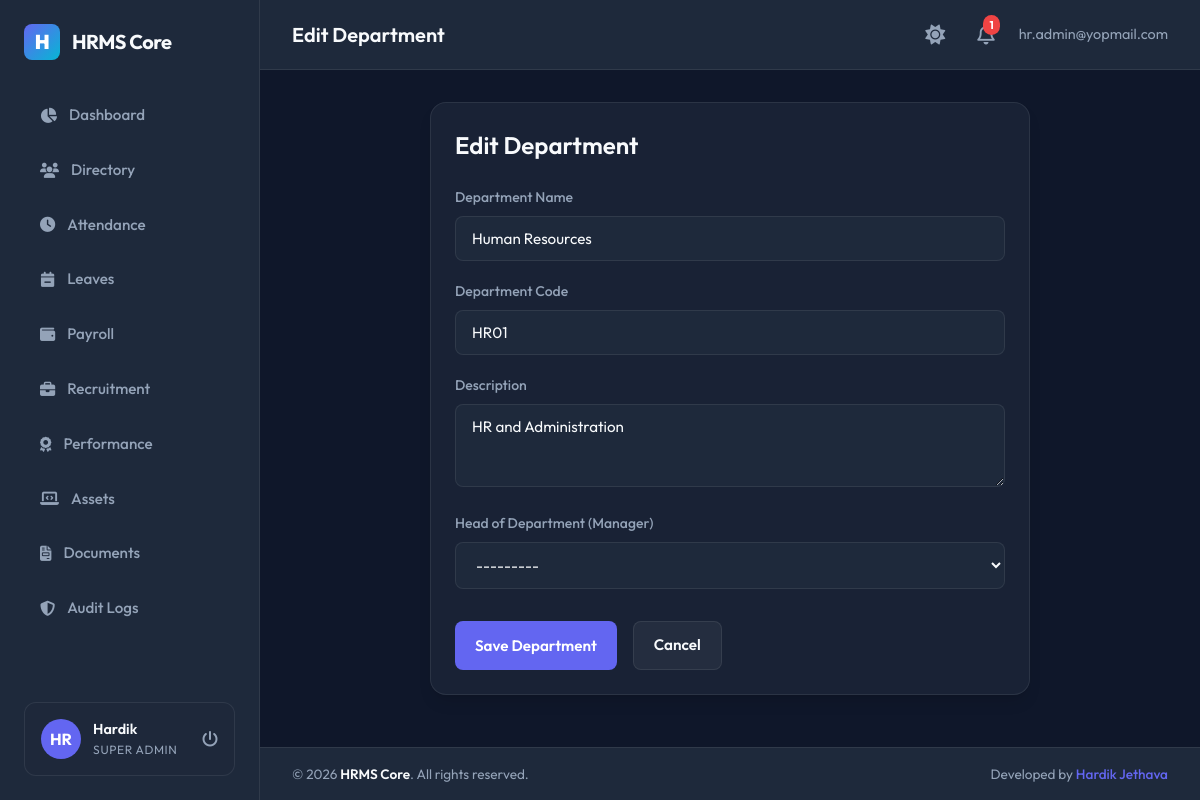
Page /departments/1/edit/ (signed in) on the committed database.
### apps/accounts/models.py (models this page shows, shortened)
class User(AbstractBaseUser, PermissionsMixin, TimeStampedModel):
    ROLE_CHOICES = (
        ('Super Admin', 'Super Admin'),
        ('HR Manager', 'HR Manager'),
        ('Department Manager', 'Department Manager'),
        ('Employee', 'Employee'),
    )
    email = models.EmailField(unique=True)
    employee_code = models.CharField(max_length=50, unique=True, null=True, blank=True)
    role = models.CharField(max_length=30, choices=ROLE_CHOICES, default='Employee')
    is_active = models.BooleanField(default=True)
    is_staff = models.BooleanField(default=False)
    objects = UserManager()
    USERNAME_FIELD = 'email'
    REQUIRED_FIELDS = []

### apps/employees/models.py (models this page shows)
class Employee(TimeStampedModel):
    GENDER_CHOICES = (
        ('Male', 'Male'),
        ('Female', 'Female'),
        ('Other', 'Other'),
    )
    EMPLOYMENT_TYPE_CHOICES = (
        ('Full Time', 'Full Time'),
        ('Part Time', 'Part Time'),
        ('Contract', 'Contract'),
        ('Intern', 'Intern'),
    )
    EMPLOYMENT_STATUS_CHOICES = (
        ('Active', 'Active'),
        ('Probation', 'Probation'),
        ('Notice Period', 'Notice Period'),
        ('Resigned', 'Resigned'),
        ('Terminated', 'Terminated'),
    )
    user = models.OneToOneField(
        settings.AUTH_USER_MODEL,
        on_delete=models.CASCADE,
        related_name='employee_profile'
    )
    employee_id = models.CharField(max_length=50, unique=True)
    first_name = models.CharField(max_length=50)
    last_name = models.CharField(max_length=50)
    personal_email = models.EmailField(unique=True)
    phone = models.CharField(max_length=20, blank=True)
    date_of_birth = models.DateField(null=True, blank=True)
    gender = models.CharField(max_length=10, choices=GENDER_CHOICES, blank=True)
    joining_date = models.DateField()
    employment_type = models.CharField(max_length=30, choices=EMPLOYMENT_TYPE_CHOICES, default='Full Time')
    employment_status = models.CharField(max_length=30, choices=EMPLOYMENT_STATUS_CHOICES, default='Active')
    designation = models.CharField(max_length=100)
    department = models.ForeignKey(
        'departments.Department',
        on_delete=models.SET_NULL,
        null=True,
        blank=True,
        related_name='employees'
    )
    manager = models.ForeignKey(
        'self',
        on_delete=models.SET_NULL,
        null=True,
        blank=True,
        related_name='subordinates'
    )
    address = models.TextField(blank=True)
    city = models.CharField(max_length=100, blank=True)
    state = models.CharField(max_length=100, blank=True)
    country = models.CharField(max_length=100, blank=True)
    postal_code = models.CharField(max_length=20, blank=True)
    profile_picture = models.ImageField(upload_to='profile_pics/', null=True, blank=True)
    def __str__(self):
        return f"{self.first_name} {self.last_name} ({self.employee_id})"

### apps/departments/models.py (models this page shows, shortened)
class Department(TimeStampedModel):
    name = models.CharField(max_length=100, unique=True)
    code = models.CharField(max_length=20, unique=True)
    description = models.TextField(blank=True)
    head = models.ForeignKey(
        'employees.Employee',
        on_delete=models.SET_NULL,
        null=True,
        blank=True,
        related_name='headed_departments'
    )

### apps/departments/views.py (the view)
# urls.py: path('<int:pk>/edit/', views.department_edit, name='department_edit'),
@login_required
def department_edit(request, pk):
    if not is_hr_or_admin(request.user):
        return HttpResponseForbidden("Not authorized.")
    department = get_object_or_404(Department, pk=pk)
    if request.method == 'POST':
        form = DepartmentForm(request.POST, instance=department)
        if form.is_valid():
            form.save()
            messages.success(request, "Department updated successfully!")
            return redirect('department_list')
    else:
        form = DepartmentForm(instance=department)
    return render(request, 'departments/department_form.html', {'form': form, 'title': 'Edit Department', 'department': department})

### apps/departments/forms.py
class DepartmentForm(forms.ModelForm):
    class Meta:
        model = Department
        fields = ['name', 'code', 'description', 'head']
        widgets = {
            'name': forms.TextInput(attrs={'class': 'form-control', 'id': 'dept_name'}),
            'code': forms.TextInput(attrs={'class': 'form-control', 'id': 'dept_code'}),
            'description': forms.Textarea(attrs={'class': 'form-control', 'rows': 3, 'id': 'dept_desc'}),
            'head': forms.Select(attrs={'class': 'form-control', 'id': 'dept_head'}),
        }

### apps/departments/views.py (called while the page is built)
def is_hr_or_admin(user):
    return user.is_authenticated and user.role in ('Super Admin', 'HR Manager')

### templates/departments/department_form.html (shortened to what this page needs)
{% extends 'base.html' %}
{% block page_header %}{{ title }}{% endblock %}
{% block content %}
<div style="max-width: 600px; margin: 0 auto;">
    <div class="card">
        <h2 style="font-size: 1.5rem; margin-bottom: 1.5rem; font-weight: 600;">{{ title }}</h2>
        <form method="POST">
            <div class="form-group">
                <label class="form-label" for="dept_name">Department Name</label>
                {{ form.name }}
            </div>
            <div class="form-group">
                <label class="form-label" for="dept_code">Department Code</label>
                {{ form.code }}
            </div>
            <div class="form-group">
                <label class="form-label" for="dept_desc">Description</label>
                {{ form.description }}
            </div>
            <div class="form-group" style="margin-bottom: 2rem;">
                <label class="form-label" for="dept_head">Head of Department (Manager)</label>
                {{ form.head }}
            </div>
            <div style="display: flex; gap: 1rem;">
                <button type="submit" class="btn btn-primary" id="btn_save_dept">Save Department</button>
                <a href="{% url 'department_list' %}" class="btn btn-secondary" id="btn_cancel_dept">Cancel</a>
            </div>
        </form>
    </div>
</div>
{% endblock %}

### templates/base.html (shortened to what this page needs)
{% load static %}
<!DOCTYPE html>
<html lang="en">
<head>
    <link rel="stylesheet" href="https://cdnjs.cloudflare.com/ajax/libs/font-awesome/6.4.0/css/all.min.css">
    <link rel="stylesheet" href="{% static 'css/styles.css' %}">
</head>
<body>
    <div class="app-container">
        {% if user.is_authenticated %}
        <aside class="sidebar">
            <div class="brand-section">
                <div class="brand-logo">H</div>
                <span>HRMS Core</span>
            </div>
            <nav style="flex-grow: 1;">
                <ul class="menu-list">
                    <li class="menu-item {% if request.resolver_match.url_name == 'dashboard' %}active{% endif %}">
                        <a href="{% url 'dashboard' %}">
                            <i class="fa-solid fa-chart-pie"></i>
                            <span>Dashboard</span>
                        </a>
                    </li>
                    <li class="menu-item {% if '/employees/' in request.path %}active{% endif %}">
                        <a href="{% url 'employee_list' %}">
                            <i class="fa-solid fa-users"></i>
                            <span>Directory</span>
                        </a>
                    </li>
                    <li class="menu-item {% if '/attendance/' in request.path %}active{% endif %}">
                        <a href="{% url 'attendance_list' %}">
                            <i class="fa-solid fa-clock"></i>
                            <span>Attendance</span>
                        </a>
                    </li>
                    <li class="menu-item {% if '/leaves/' in request.path %}active{% endif %}">
                        <a href="{% url 'leave_list' %}">
                            <i class="fa-solid fa-calendar-minus"></i>
                            <span>Leaves</span>
                        </a>
                    </li>
                    <li class="menu-item {% if '/payroll/' in request.path %}active{% endif %}">
                        <a href="{% url 'payroll_list' %}">
                            <i class="fa-solid fa-wallet"></i>
                            <span>Payroll</span>
                        </a>
                    </li>
                    {% if user.role == 'Super Admin' or user.role == 'HR Manager' %}
                    <li class="menu-item {% if '/recruitment/' in request.path %}active{% endif %}">
                        <a href="{% url 'recruitment_list' %}">
                            <i class="fa-solid fa-briefcase"></i>
                            <span>Recruitment</span>
                        </a>
                    </li>
                    {% endif %}
                    <li class="menu-item {% if '/performance/' in request.path %}active{% endif %}">
                        <a href="{% url 'performance_list' %}">
                            <i class="fa-solid fa-award"></i>
                            <span>Performance</span>
                        </a>
                    </li>
                    <li class="menu-item {% if '/assets/' in request.path %}active{% endif %}">
                        <a href="{% url 'asset_list' %}">
                            <i class="fa-solid fa-laptop-code"></i>
                            <span>Assets</span>
                        </a>
                    </li>
                    <li class="menu-item {% if '/documents/' in request.path %}active{% endif %}">
                        <a href="{% url 'document_list' %}">
                            <i class="fa-solid fa-file-invoice"></i>
                            <span>Documents</span>
                        </a>
                    </li>
                    {% if user.role == 'Super Admin' %}
                    <li class="menu-item {% if '/auditlogs/' in request.path %}active{% endif %}">
                        <a href="{% url 'audit_list' %}">
                            <i class="fa-solid fa-shield-halved"></i>
                            <span>Audit Logs</span>
                        </a>
                    </li>
                    {% endif %}
                </ul>
            </nav>
            <div class="user-profile-widget">
                <div class="user-avatar">
                    {% if user.employee_profile.profile_picture %}
                        <img src="{{ user.employee_profile.profile_picture.url }}" alt="Profile Pic">
                    {% else %}
                        <span>{{ user.email|slice:":2"|upper }}</span>
                    {% endif %}
                </div>
                <div class="user-info">
                    <span class="user-name">{{ user.employee_profile.first_name|default:"User" }}</span>
                    <span class="user-role">{{ user.role }}</span>
                </div>
                <a href="{% url 'logout' %}" style="margin-left: auto; color: var(--text-secondary);" title="Sign Out">
                    <i class="fa-solid fa-power-off"></i>
                </a>
            </div>
        </aside>
        {% endif %}
        <main class="main-content">
            {% if user.is_authenticated %}
            <header class="top-navbar">
                <div class="page-title">
                    {% block page_header %}HR Management System{% endblock %}
                </div>
                <div class="navbar-actions">
                    <button id="theme-toggle" style="background: none; border: none; font-size: 1.25rem; color: var(--text-secondary); cursor: pointer; transition: var(--transition-all); margin-right: 0.5rem; display: flex; align-items: center;" title="Toggle Light/Dark Theme">
                        <i class="fa-solid fa-sun" id="theme-toggle-icon"></i>
                    </button>
                    <div class="notification-badge" onclick="location.href='{% url 'notification_list' %}'">
                        <i class="fa-regular fa-bell"></i>
                        <span class="badge-count" id="unread-count">0</span>
                    </div>
                    <span style="font-size: 0.9rem; color: var(--text-secondary)">
                        {{ user.email }}
                    </span>
                </div>
            </header>
            {% endif %}
            <div class="content-frame">
                {% block content %}{% endblock %}
            </div>
            {% if user.is_authenticated %}
            <footer class="app-footer">
                <div class="footer-copyright">
                    &copy; {% now "Y" %} <span>HRMS Core</span>. All rights reserved.
                </div>
                <div class="footer-author">
                    Developed by <a href="https://github.com/hardikjethava-dev" target="_blank" rel="noopener noreferrer">Hardik Jethava</a>
                </div>
            </footer>
            {% endif %}
        </main>
    </div>
</body>
</html>

### rows in the picture
User: email "HR", employee_profile.first_name "Hardik", role "SUPER ADMIN", email "hr.admin@yopmail.com"
Department: name "Human Resources", code "HR01", description "HR and Administration", head "---------"

### other values in the picture
{{ title }} "Edit Department"
